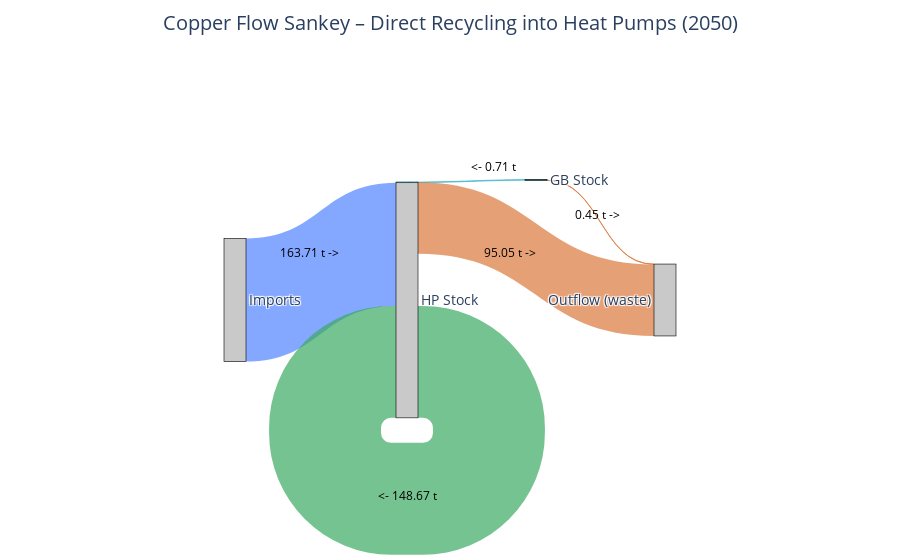

Notebook code for this chart:
### Code cell
hp_cu_out = Copper_HP_o[-1]/1000 # Going to waste
gb_cu_out = Copper_GB_o[-1]/1000


hp_to_cu = k*np.array(HP_DSM.o)[-1]*copper_HP/1000 # Recycled
gb_to_cu = k*np.array(GB_DSM.o)[-1]*copper_GB/1000

imports_to_cu = Copper_HP_i[-1]/1000 - k*np.array(GB_DSM.o)[-1]*copper_GB/1000 # Imported copper

gb_to_outflow = gb_cu_out
hp_to_outflow = hp_cu_out

cu_to_hp = imports_to_cu + gb_to_cu + hp_to_cu
labels = [
    "Imports",                     # 0
    "GB Stock ",           # 1
    "HP Stock ",          # 2
    "Outflow (waste)"               # 3
]
sources = [
    0,  # Imports → HP
    1,  # GB → HP (recycling)
    1,  # GB → Outflow
    2,  # HP → HP (recycling loop)
    2   # HP → Outflow
]

targets = [
    2,  # Imports → HP
    2,  # GB → HP
    3,  # GB → Outflow
    2,  # HP → HP
    3   # HP → Outflow
]
values = [
    imports_to_cu,     # Imports → HP
    gb_to_cu,          # GB recycling → HP
    gb_to_outflow,     # GB waste
    hp_to_cu,          # HP recycling → HP
    hp_to_outflow      # HP waste
]
node_x = [
    0.25,  # Imports
    0.60,  # GB Stock
    0.45,  # HP Stock
    0.75   # Outflow
]

node_y = [
    0.50,  # Imports
    0.25,  # GB (top)
    0.50,  # HP (bottom)
    0.50   # Outflow
]
fig = go.Figure(go.Sankey(
    arrangement="fixed",
    node=dict(
        label=labels,
        x=node_x,
        y=node_y,
        pad=30,
        thickness=22,
        line=dict(color="black", width=0.6),
        color="rgba(120,120,120,0.4)"
    ),
    link=dict(
        source=sources,
        target=targets,
        value=values,
        color=[
            "rgba(80,130,255,0.7)",   # Imports → HP
            "rgba(60,180,200,0.7)",   # GB → HP
            "rgba(220,120,60,0.7)",   # GB → waste
            "rgba(60,170,100,0.7)",   # HP → HP (recycling)
            "rgba(220,120,60,0.7)"    # HP → waste
        ],
        hovertemplate="Flow: %{value:.2f} t<extra></extra>"
    )
))

annotations = [ dict(x=0.30, y=0.60, text=f"{imports_to_cu:.2f} t ->",showarrow=False, font=dict(size=12, color="black")), 
                dict(x=0.55, y=0.80, text=f"<- {gb_to_cu:.2f} t", showarrow=False, font=dict(size=12, color="black")), 
                dict(x=0.70, y=0.70, text=f"{gb_to_outflow:.2f} t ->", showarrow=False, font=dict(size=12, color="black")), 
                dict(x=0.57, y=0.60, text=f"{hp_to_outflow:.2f} t ->", showarrow=False, font=dict(size=12, color="black")),
                dict(x = 0.45, y = 0.07, text=f"<- {hp_to_cu:.2f} t", showarrow=False, font=dict(size=12, color="black"))]

fig.update_layout(
    title=dict(
        text="Copper Flow Sankey – Direct Recycling into Heat Pumps (2050)",
        x=0.5
    ),
    font=dict(size=14),
    margin=dict(l=20, r=20, t=60, b=20),
    annotations = annotations
)

fig.show()

### Figure 1 — Plotly figure (JSON) as saved in the notebook; plotly's stock layout.template omitted (floating-point values rounded to 4 significant figures)
{"data": [{"arrangement": "fixed", "link": {"color": ["rgba(80,130,255,0.7)", "rgba(60,180,200,0.7)", "rgba(220,120,60,0.7)", "rgba(60,170,100,0.7)", "rgba(220,120,60,0.7)"], "hovertemplate": "Flow: %{value:.2f} t<extra></extra>", "source": [0, 1, 1, 2, 2], "target": [2, 2, 3, 2, 3], "value": [163.7, 0.7076, 0.4524, 148.7, 95.05]}, "node": {"color": "rgba(120,120,120,0.4)", "label": ["Imports", "GB Stock ", "HP Stock ", "Outflow (waste)"], "line": {"color": "black", "width": 0.6}, "pad": 30, "thickness": 22, "x": [0.25, 0.6, 0.45, 0.75], "y": [0.5, 0.25, 0.5, 0.5]}, "type": "sankey"}], "layout": {"annotations": [{"font": {"color": "black", "size": 12}, "showarrow": false, "text": "163.71 t ->", "x": 0.3, "y": 0.6}, {"font": {"color": "black", "size": 12}, "showarrow": false, "text": "<- 0.71 t", "x": 0.55, "y": 0.8}, {"font": {"color": "black", "size": 12}, "showarrow": false, "text": "0.45 t ->", "x": 0.7, "y": 0.7}, {"font": {"color": "black", "size": 12}, "showarrow": false, "text": "95.05 t ->", "x": 0.57, "y": 0.6}, {"font": {"color": "black", "size": 12}, "showarrow": false, "text": "<- 148.67 t", "x": 0.45, "y": 0.07}], "font": {"size": 14}, "margin": {"b": 20, "l": 20, "r": 20, "t": 60}, "title": {"text": "Copper Flow Sankey – Direct Recycling into Heat Pumps (2050)", "x": 0.5}}}
